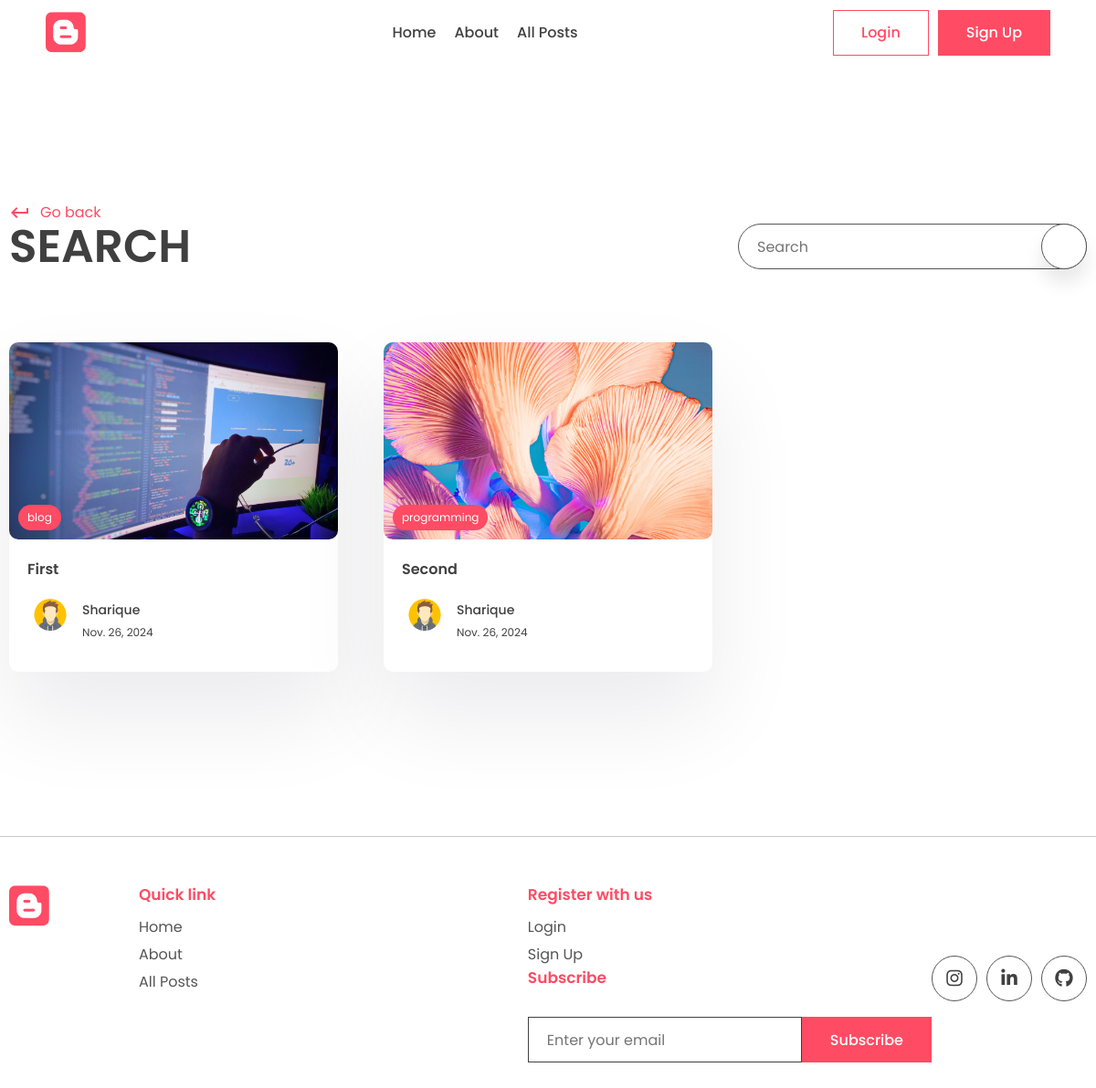
The app's page /search/ with its own data.
### app/models.py (models this page shows, shortened)
class Post(models.Model):
    title=models.CharField(max_length=200)
    content=models.TextField()
    last_updates=models.DateTimeField(auto_now=True)
    slug=models.SlugField(max_length=200,unique=True)
    image=models.ImageField(null=True,blank=True,upload_to="images/")
    tags=models.ManyToManyField(Tag,blank=True,related_name='post')
    view_count=models.IntegerField(null=True,blank=True)
    is_featured=models.BooleanField(default=False)
    author=models.ForeignKey(User,on_delete=models.CASCADE,null=True,blank=True)
    bookmarks=models.ManyToManyField(User,related_name="booksmarks",default=None,blank=True)
    likes=models.ManyToManyField(User,related_name="post_likes",default=None,blank=True)

class Tag(models.Model):
    name=models.CharField(max_length=100)
    description=models.CharField(max_length=100)
    slug=models.SlugField(max_length=200,unique=True)

class Profile(models.Model):
    user=models.OneToOneField(User,on_delete=models.CASCADE)
    profile_image=models.ImageField(null=True,blank=True,upload_to="images/")
    slug=models.SlugField(max_length=200,unique=True)
    bio=models.CharField(max_length=200)

### app/views.py (the view)
# urls.py: path('search/',views.search_posts,name='search'),
def search_posts(request):
    search_query=''
    if request.GET.get('q'):
        search_query=request.GET.get('q')
    posts=Post.objects.filter(title__icontains=search_query)
    context={'posts':posts,'search_query':search_query}
    return render(request,'app/search.html',context)

### app/templates/app/search.html (shortened to what this page needs)
{% extends "base.html" %}
{% block content %}
    <main>
      <div class="container">
        <div class="page-top">
          <div class="top flex">
            <div class="page-name">
              <a href="#" class="learn">
                <span class="material-icons"> keyboard_return </span> Go back
              </a>
              <h1>Search</h1>
            </div>
            <form class="search-bar s-active" method="GET">
              <input type="text" placeholder="Search" name="q" value={{search_query}} >
              <button type="submit" class="animated-search">
              </button>
            </form>
          </div>
        </div>
      </div>
    </main>
    <section class="sp">
      <div class="container">
        <div class="grid">
            {% for post in posts %}
          <a href="#">
            <div class="card">
              <div class="post-img">
                <img src="{{post.image.url}}" alt="" />
                <div class="tag">{{post.tags.all.0.name}}</div>
              </div>
              <div class="card-content">
                <h3>
                  {{post.title}}
                </h3>
                <div class="author">
                  <div class="profile-pic">
                    <img src="{{post.author.profile.profile_image.url}}" alt="" />
                  </div>
                  <div class="details">
                    <p>{{post.author.first_name}}</p>
                    <small>{{post.last_updates| date}}</small>
                  </div>
                </div>
              </div>
            </div>
          </a>
          {% endfor %}
        </div>
      </div>
    </section>
    {% endblock content %}

### app/static/app/style.css (style rules this page uses)
* { margin: 0; padding: 0; box-sizing: border-box; text-decoration: none; border: none; outline: none; list-style: none; font-family: "Poppins", sans-serif; color: var(--black); }
:root { --red: #ff4b64; --black: #404040; --des: #555555; --shadow: #ffffff1a 0px 1px 1px 0px inset, #32325d40 0px 50px 100px -20px, #0000004d 0px 30px 60px -30px; --shadow2: rgba(17, 12, 46, 0.084) 0px 48px 100px 0px; }
html { font-size: 62.5%; }
[class*="grid"] { display: grid; }
img { width: 100%; }
.container { max-width: 1220px; margin: auto; padding: 0 10px; }
p, a { font-size: 1.6rem; color: var(--des); }
input, textarea { font-size: 1.6rem; color: var(--black); }
.search-bar, .animated-search { width: 5rem; aspect-ratio: 1/1; border: 1px solid var(--des); border-radius: 50%; display: flex; align-items: center; justify-content: center; background: white; box-shadow: 0 15px 20px #00000018; cursor: pointer; margin-top: 10rem; z-index: 2; }
.search-bar input { display: none; }
.search-bar { box-shadow: unset; border: none; }
.search-bar .animated-search { margin-top: 0; }
.s-active { width: fit-content; border-radius: 5rem; height: 5rem; aspect-ratio: unset; position: relative; padding: 0 6rem; padding-left: 2rem; border: 1px solid var(--des); }
.s-active input { width: 30rem; font-style: 1.6rem; height: calc(100% - 2px); display: block; }
.s-active .animated-search { position: absolute !important; top: 50%; transform: translateY(-50%); right: -1px; }
.sp { padding: 8rem 0; }
.post-img { height: 40rem; width: 100%; overflow: hidden; border-radius: 1rem; }
.post-img img { height: 100%; object-fit: cover; object-position: center; }
.learn { display: flex; align-items: center; gap: 1rem; color: var(--red); margin-top: 2rem; }
.learn span { color: #ff4b64; }
.card { background: white; box-shadow: var(--shadow2); border-radius: 1rem; cursor: pointer; transition: 0.3s; }
.post-img { position: relative; }
.tag { position: absolute; bottom: 1rem; left: 1rem; background: var(--red); color: white; border-radius: 5rem; padding: 0.5rem 1rem; font-size: 1.2rem; }
.card-content { padding: 2rem; padding-bottom: 3rem; }
.card h3 { font-size: 1.6rem; font-weight: 600; }
.card .post-img { width: 100%; height: unset; aspect-ratio: 1/0.6; }
.author { display: flex; align-items: center; gap: 1rem; margin-top: 2rem; }
.profile-pic { width: 5rem; aspect-ratio: 1/1; border-radius: 50%; overflow: hidden; }
.author p { color: var(--black); font-weight: 500; font-size: 1.4rem; }
.author small { color: var(--black); font-size: 1.2rem; }
.page-name h1 { font-size: 5rem; text-transform: uppercase; font-weight: 600; line-height: 5rem; }
.flex { display: flex; align-items: flex-end; justify-content: space-between; }
.flex .search-bar { margin-top: 0; }
.grid { grid-template-columns: repeat(3, 1fr); gap: 5rem; }
main { padding-top: 10rem !important; }

### records on screen
Post: image (picture), tags.all.0.name "blog", title "First", author.profile.profile_image (picture), author.first_name "Sharique", last_updates "Nov. 26, 2024"
Post: image (picture), tags.all.0.name "programming", title "Second", author.profile.profile_image (picture), author.first_name "Sharique", last_updates "Nov. 26, 2024"
